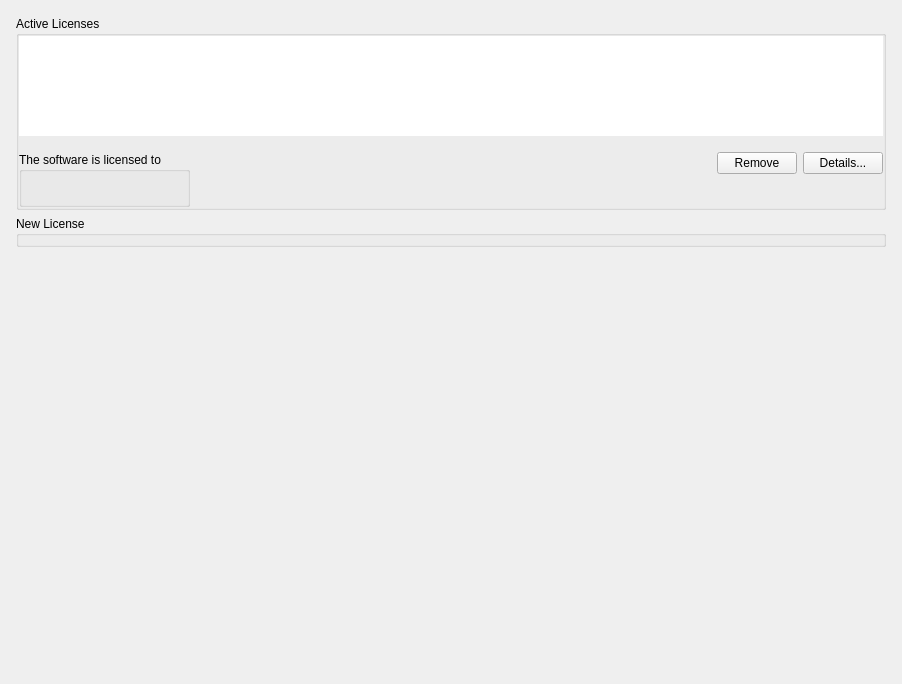
<?xml version="1.0" encoding="UTF-8"?>
<ui version="4.0">
 <class>LicenseManagerWidget</class>
 <widget class="QWidget" name="LicenseManagerWidget">
  <property name="geometry">
   <rect>
    <x>0</x>
    <y>0</y>
    <width>902</width>
    <height>684</height>
   </rect>
  </property>
  <layout class="QVBoxLayout" name="verticalLayout_4" stretch="0,1">
   <property name="spacing">
    <number>0</number>
   </property>
   <property name="leftMargin">
    <number>0</number>
   </property>
   <property name="topMargin">
    <number>0</number>
   </property>
   <property name="rightMargin">
    <number>0</number>
   </property>
   <property name="bottomMargin">
    <number>0</number>
   </property>
   <item>
    <widget class="nx::client::desktop::AlertBar" name="alertBar" native="true"/>
   </item>
   <item>
    <widget class="QWidget" name="widget" native="true">
     <layout class="QVBoxLayout" name="verticalLayout_2" stretch="10000,1,100">
      <property name="leftMargin">
       <number>16</number>
      </property>
      <property name="topMargin">
       <number>16</number>
      </property>
      <property name="rightMargin">
       <number>16</number>
      </property>
      <property name="bottomMargin">
       <number>16</number>
      </property>
      <item>
       <widget class="QGroupBox" name="licensesGroupBox">
        <property name="sizePolicy">
         <sizepolicy hsizetype="Preferred" vsizetype="Maximum">
          <horstretch>0</horstretch>
          <verstretch>0</verstretch>
         </sizepolicy>
        </property>
        <property name="title">
         <string>Active Licenses</string>
        </property>
        <property name="flat">
         <bool>true</bool>
        </property>
        <layout class="QGridLayout" name="gridLayout">
         <property name="leftMargin">
          <number>0</number>
         </property>
         <property name="topMargin">
          <number>0</number>
         </property>
         <property name="rightMargin">
          <number>0</number>
         </property>
         <property name="bottomMargin">
          <number>0</number>
         </property>
         <property name="verticalSpacing">
          <number>16</number>
         </property>
         <item row="0" column="0" colspan="4">
          <widget class="nx::client::desktop::TreeView" name="gridLicenses">
           <property name="minimumSize">
            <size>
             <width>400</width>
             <height>100</height>
            </size>
           </property>
           <property name="frameShape">
            <enum>QFrame::NoFrame</enum>
           </property>
           <property name="horizontalScrollBarPolicy">
            <enum>Qt::ScrollBarAlwaysOff</enum>
           </property>
           <property name="sizeAdjustPolicy">
            <enum>QAbstractScrollArea::AdjustToContents</enum>
           </property>
           <property name="editTriggers">
            <set>QAbstractItemView::NoEditTriggers</set>
           </property>
           <property name="selectionMode">
            <enum>QAbstractItemView::ExtendedSelection</enum>
           </property>
           <property name="rootIsDecorated">
            <bool>false</bool>
           </property>
           <property name="uniformRowHeights">
            <bool>true</bool>
           </property>
           <property name="itemsExpandable">
            <bool>false</bool>
           </property>
           <property name="sortingEnabled">
            <bool>true</bool>
           </property>
           <property name="allColumnsShowFocus">
            <bool>true</bool>
           </property>
           <attribute name="headerStretchLastSection">
            <bool>false</bool>
           </attribute>
          </widget>
         </item>
         <item row="1" column="3">
          <widget class="QPushButton" name="detailsButton">
           <property name="text">
            <string>Details...</string>
           </property>
          </widget>
         </item>
         <item row="1" column="2">
          <widget class="QPushButton" name="removeButton">
           <property name="text">
            <string>Remove</string>
           </property>
          </widget>
         </item>
         <item row="1" column="1" rowspan="2">
          <spacer name="horizontalSpacer_2">
           <property name="orientation">
            <enum>Qt::Horizontal</enum>
           </property>
           <property name="sizeHint" stdset="0">
            <size>
             <width>40</width>
             <height>20</height>
            </size>
           </property>
          </spacer>
         </item>
         <item row="2" column="2" colspan="2">
          <spacer name="verticalSpacer">
           <property name="orientation">
            <enum>Qt::Vertical</enum>
           </property>
           <property name="sizeHint" stdset="0">
            <size>
             <width>20</width>
             <height>1</height>
            </size>
           </property>
          </spacer>
         </item>
         <item row="1" column="0" rowspan="2">
          <widget class="QGroupBox" name="infoGroupBox">
           <property name="title">
            <string>The software is licensed to</string>
           </property>
           <layout class="QVBoxLayout" name="verticalLayout">
            <item>
             <widget class="QLabel" name="infoLabel"/>
            </item>
           </layout>
          </widget>
         </item>
        </layout>
       </widget>
      </item>
      <item>
       <widget class="QGroupBox" name="newLicenseGroupBox">
        <property name="sizePolicy">
         <sizepolicy hsizetype="Preferred" vsizetype="Maximum">
          <horstretch>0</horstretch>
          <verstretch>0</verstretch>
         </sizepolicy>
        </property>
        <property name="title">
         <string>New License</string>
        </property>
        <property name="flat">
         <bool>true</bool>
        </property>
        <layout class="QVBoxLayout" name="verticalLayout_3">
         <property name="spacing">
          <number>0</number>
         </property>
         <property name="leftMargin">
          <number>0</number>
         </property>
         <property name="topMargin">
          <number>0</number>
         </property>
         <property name="rightMargin">
          <number>0</number>
         </property>
         <property name="bottomMargin">
          <number>0</number>
         </property>
         <item>
          <widget class="QnLicenseWidget" name="licenseWidget" native="true"/>
         </item>
        </layout>
       </widget>
      </item>
      <item>
       <spacer name="verticalSpacer_2">
        <property name="orientation">
         <enum>Qt::Vertical</enum>
        </property>
        <property name="sizeHint" stdset="0">
         <size>
          <width>20</width>
          <height>1</height>
         </size>
        </property>
       </spacer>
      </item>
     </layout>
    </widget>
   </item>
  </layout>
 </widget>
 <customwidgets>
  <customwidget>
   <class>QnLicenseWidget</class>
   <extends>QWidget</extends>
   <header location="global">ui/widgets/system_settings/license_widget.h</header>
   <container>1</container>
  </customwidget>
  <customwidget>
   <class>nx::client::desktop::TreeView</class>
   <extends>QTreeView</extends>
   <header location="global">nx/client/desktop/common/widgets/tree_view.h</header>
  </customwidget>
  <customwidget>
   <class>nx::client::desktop::AlertBar</class>
   <extends>QWidget</extends>
   <header location="global">nx/client/desktop/common/widgets/message_bar.h</header>
  </customwidget>
 </customwidgets>
 <tabstops>
  <tabstop>gridLicenses</tabstop>
  <tabstop>removeButton</tabstop>
  <tabstop>detailsButton</tabstop>
 </tabstops>
 <resources/>
 <connections/>
 <slots>
  <slot>gridSelectionChanged()</slot>
 </slots>
</ui>
